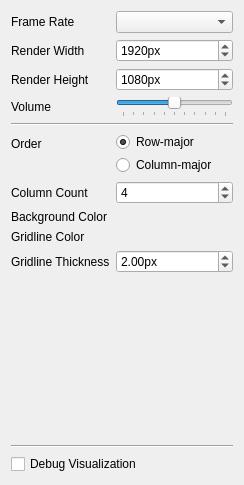
         <widget class="QWidget" name="scrollAreaWidgetContents_2">
          <property name="geometry">
           <rect>
            <x>0</x>
            <y>0</y>
            <width>244</width>
            <height>485</height>
           </rect>
          </property>
          <layout class="QVBoxLayout" name="verticalLayout_5">
           <item>
            <widget class="QWidget" name="widget_3" native="true">
             <layout class="QFormLayout" name="formLayout_2">
              <property name="leftMargin">
               <number>0</number>
              </property>
              <property name="topMargin">
               <number>0</number>
              </property>
              <property name="rightMargin">
               <number>0</number>
              </property>
              <property name="bottomMargin">
               <number>0</number>
              </property>
              <item row="0" column="0">
               <widget class="QLabel" name="label">
                <property name="text">
                 <string>Frame Rate</string>
                </property>
                <property name="buddy">
                 <cstring>cmbFrameRate</cstring>
                </property>
               </widget>
              </item>
              <item row="0" column="1">
               <widget class="QComboBox" name="cmbFrameRate">
                <property name="currentIndex">
                 <number>-1</number>
                </property>
               </widget>
              </item>
              <item row="1" column="0">
               <widget class="QLabel" name="label_2">
                <property name="text">
                 <string>Render Width</string>
                </property>
                <property name="buddy">
                 <cstring>sbRenderWidth</cstring>
                </property>
               </widget>
              </item>
              <item row="1" column="1">
               <widget class="QSpinBox" name="sbRenderWidth">
                <property name="suffix">
                 <string>px</string>
                </property>
                <property name="minimum">
                 <number>1</number>
                </property>
                <property name="maximum">
                 <number>10000</number>
                </property>
                <property name="value">
                 <number>1920</number>
                </property>
               </widget>
              </item>
              <item row="2" column="0">
               <widget class="QLabel" name="label_3">
                <property name="text">
                 <string>Render Height</string>
                </property>
                <property name="buddy">
                 <cstring>sbRenderHeight</cstring>
                </property>
               </widget>
              </item>
              <item row="2" column="1">
               <widget class="QSpinBox" name="sbRenderHeight">
                <property name="suffix">
                 <string>px</string>
                </property>
                <property name="minimum">
                 <number>1</number>
                </property>
                <property name="maximum">
                 <number>10000</number>
                </property>
                <property name="value">
                 <number>1080</number>
                </property>
               </widget>
              </item>
              <item row="4" column="0" colspan="2">
               <widget class="Line" name="line_4">
                <property name="orientation">
                 <enum>Qt::Orientation::Horizontal</enum>
                </property>
               </widget>
              </item>
              <item row="5" column="0">
               <widget class="QLabel" name="label_6">
                <property name="text">
                 <string>Order</string>
                </property>
               </widget>
              </item>
              <item row="5" column="1">
               <widget class="QWidget" name="widget_2" native="true">
                <layout class="QVBoxLayout" name="verticalLayout_2">
                 <property name="spacing">
                  <number>3</number>
                 </property>
                 <property name="leftMargin">
                  <number>0</number>
                 </property>
                 <property name="topMargin">
                  <number>0</number>
                 </property>
                 <property name="rightMargin">
                  <number>0</number>
                 </property>
                 <property name="bottomMargin">
                  <number>0</number>
                 </property>
                 <item>
                  <widget class="QRadioButton" name="rbRowMajorLayout">
                   <property name="text">
                    <string>Row-major</string>
                   </property>
                   <property name="checked">
                    <bool>true</bool>
                   </property>
                   <attribute name="buttonGroup">
                    <string notr="true">bgrpCellOrder</string>
                   </attribute>
                  </widget>
                 </item>
                 <item>
                  <widget class="QRadioButton" name="rbColMajorLayout">
                   <property name="text">
                    <string>Column-major</string>
                   </property>
                   <attribute name="buttonGroup">
                    <string notr="true">bgrpCellOrder</string>
                   </attribute>
                  </widget>
                 </item>
                </layout>
               </widget>
              </item>
              <item row="6" column="0">
               <widget class="QLabel" name="lbRowColCount">
                <property name="text">
                 <string>Column Count</string>
                </property>
                <property name="buddy">
                 <cstring>sbRowColCount</cstring>
                </property>
               </widget>
              </item>
              <item row="6" column="1">
               <widget class="QSpinBox" name="sbRowColCount">
                <property name="minimum">
                 <number>1</number>
                </property>
                <property name="value">
                 <number>4</number>
                </property>
               </widget>
              </item>
              <item row="7" column="0">
               <widget class="QLabel" name="label_16">
                <property name="text">
                 <string>Background Color</string>
                </property>
                <property name="buddy">
                 <cstring>cpBackground</cstring>
                </property>
               </widget>
              </item>
              <item row="7" column="1">
               <widget class="controls::ColorPicker" name="cpBackground" native="true">
                <property name="focusPolicy">
                 <enum>Qt::FocusPolicy::TabFocus</enum>
                </property>
                <property name="color" stdset="0">
                 <color>
                  <red>0</red>
                  <green>0</green>
                  <blue>0</blue>
                 </color>
                </property>
                <property name="allowAlpha" stdset="0">
                 <bool>false</bool>
                </property>
               </widget>
              </item>
              <item row="8" column="0">
               <widget class="QLabel" name="label_17">
                <property name="text">
                 <string>Gridline Color</string>
                </property>
                <property name="buddy">
                 <cstring>cpGridlineColor</cstring>
                </property>
               </widget>
              </item>
              <item row="8" column="1">
               <widget class="controls::ColorPicker" name="cpGridlineColor" native="true">
                <property name="focusPolicy">
                 <enum>Qt::FocusPolicy::TabFocus</enum>
                </property>
                <property name="color" stdset="0">
                 <color>
                  <red>97</red>
                  <green>160</green>
                  <blue>160</blue>
                 </color>
                </property>
               </widget>
              </item>
              <item row="9" column="0">
               <widget class="QLabel" name="label_20">
                <property name="text">
                 <string>Gridline Thickness</string>
                </property>
                <property name="buddy">
                 <cstring>dsbGridlineThickness</cstring>
                </property>
               </widget>
              </item>
              <item row="9" column="1">
               <widget class="QDoubleSpinBox" name="dsbGridlineThickness">
                <property name="suffix">
                 <string>px</string>
                </property>
                <property name="singleStep">
                 <double>0.100000000000000</double>
                </property>
                <property name="value">
                 <double>2.000000000000000</double>
                </property>
               </widget>
              </item>
              <item row="3" column="0">
               <widget class="QLabel" name="label_4">
                <property name="text">
                 <string>Volume</string>
                </property>
               </widget>
              </item>
              <item row="3" column="1">
               <widget class="controls::LabeledSlider" name="slVolume">
                <property name="focusPolicy">
                 <enum>Qt::FocusPolicy::StrongFocus</enum>
                </property>
                <property name="maximum">
                 <number>200</number>
                </property>
                <property name="value">
                 <number>100</number>
                </property>
                <property name="orientation">
                 <enum>Qt::Orientation::Horizontal</enum>
                </property>
                <property name="tickPosition">
                 <enum>QSlider::TickPosition::TicksBelow</enum>
                </property>
                <property name="tickInterval">
                 <number>20</number>
                </property>
                <property name="labelFormat" stdset="0">
                 <string>%v%</string>
                </property>
                <property name="labelAlignment" stdset="0">
                 <number>2</number>
                </property>
               </widget>
              </item>
             </layout>
            </widget>
           </item>
           <item>
            <widget class="Line" name="line_3">
             <property name="orientation">
              <enum>Qt::Orientation::Horizontal</enum>
             </property>
            </widget>
           </item>
           <item>
            <widget class="QCheckBox" name="chbDebugVis">
             <property name="text">
              <string>Debug Visualization</string>
             </property>
            </widget>
           </item>
          </layout>
         </widget>
